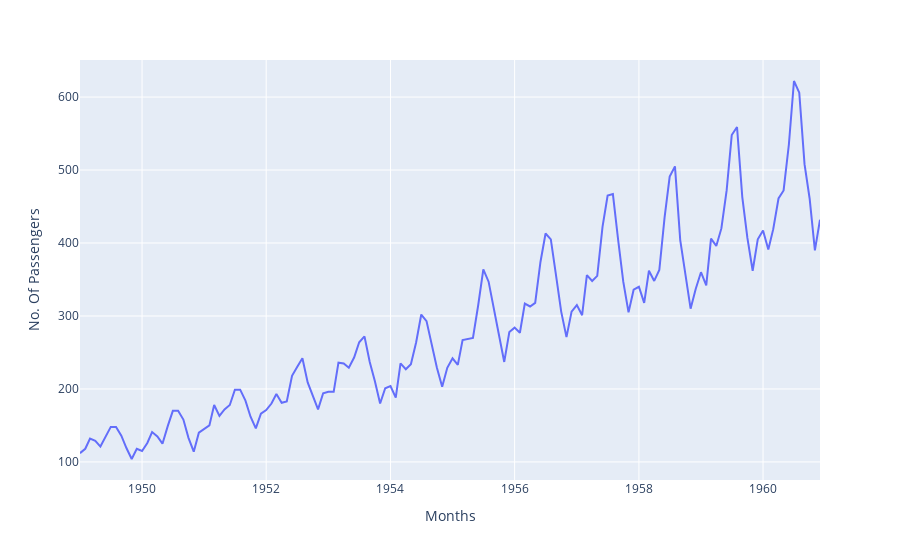

Write notebook code for a chart like this one.
### Markdown cell above
## **Plot #01**

### Code cell
px.line(data,'Month','#Passengers',labels={'Month':'Months','#Passengers':'No. Of Passengers'})

### Figure 1 — Plotly figure (JSON) as saved in the notebook; plotly's stock layout.template omitted (floating-point values rounded to 4 significant figures; data arrays with more than 128 entries replaced by an {"elided": "..."} marker saying what was removed)
{"data": [{"hovertemplate": "Months=%{x}<br>No. Of Passengers=%{y}<extra></extra>", "legendgroup": "", "line": {"color": "#636efa", "dash": "solid"}, "marker": {"symbol": "circle"}, "mode": "lines", "name": "", "orientation": "v", "showlegend": false, "type": "scatter", "x": {"elided": "144 str values"}, "xaxis": "x", "y": {"elided": "144 int values"}, "yaxis": "y"}], "layout": {"legend": {"tracegroupgap": 0}, "margin": {"t": 60}, "xaxis": {"anchor": "y", "domain": [0, 1], "title": {"text": "Months"}}, "yaxis": {"anchor": "x", "domain": [0, 1], "title": {"text": "No. Of Passengers"}}}}
